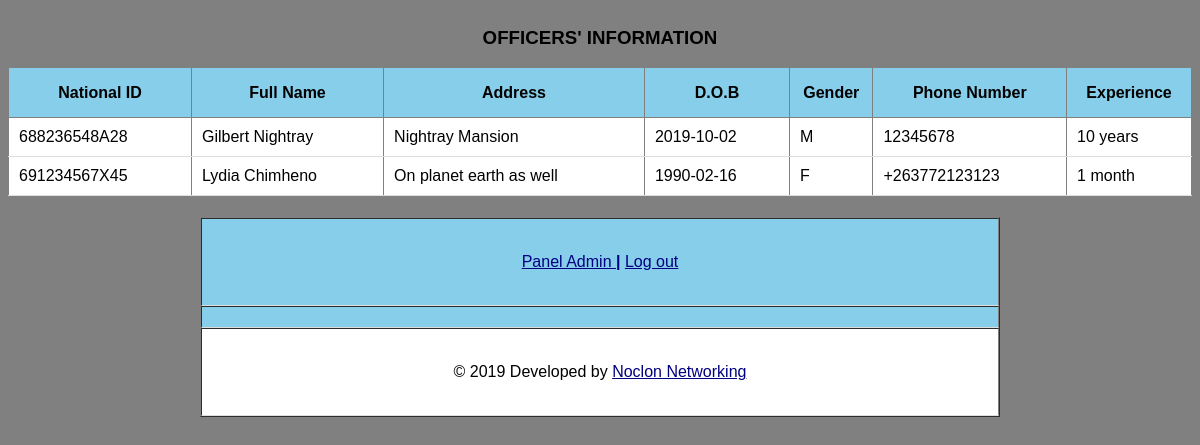
Screenshot of /admin/viewoff.php with the database file from the repository.
### tables this page shows
CREATE TABLE `officers` (
  `national_id` varchar(12) NOT NULL,
  `full_name` text NOT NULL,
  `address` varchar(50) NOT NULL,
  `DOB` date NOT NULL,
  `gender` varchar(1) NOT NULL,
  `number` varchar(20) NOT NULL,
  `experience` varchar(20) NOT NULL
);

### admin/viewoff1.php (the view, shortened to what this page needs)
<!DOCTYPE html>
<head>
   <link rel="stylesheet" media="screen" href="login.css" >
</head>
<body>
<table id='data' align='centre' border= "solid 1px #ddd">
<caption><h3>OFFICERS' INFORMATION</h3></caption>
  <tr>
    <th>National ID</th>
    <th>Full Name</th>
    <th>Address</th>
    <th>D.O.B</th>
    <th>Gender</th>
    <th>Phone Number</th>
    <th>Experience</th>
  </tr>
  <tr>
  <?php
$sel= "SELECT * from officers";
if ($result = mysqli_query($db, $sel))
{
while($rows = mysqli_fetch_assoc($result)) {
    ?>
    <tr>
        <td><?php echo $rows['national_id']?></td>
        <td><?php echo $rows['full_name']?></td>
        <td><?php echo $rows['address']?></td>
        <td><?php echo $rows['DOB']?></td>
        <td><?php echo $rows['gender']?></td>
        <td><?php echo $rows['number']?></td>
        <td><?php echo $rows['experience']?></td>
    </tr>
    <?php
}
}
else { echo "0 results"; }
?>
  </tr>
</table>
</body>
</head>
</html>

### admin/login.css (style rules this page uses)
body { font: 14px/21px "Lucida Sans", "Lucida Grande", "Lucida Sans Unicode", sans-serif;background:gray; }

### admin/viewoff1.php (style rules this page uses)
#data { align: center; background-color: white; border-collapse: collapse; width: 100%; }
th { height: 50px; text-align: center; border-bottom: 1px solid black; background-color: skyblue; }
td { padding: 10px; border-bottom: 1px solid #ddd; }

### rows the page displays
officers: national_id "688236548A28", full_name "Gilbert Nightray", address "Nightray Mansion", DOB "2019-10-02", gender "M", number "12345678", experience "10 years"
officers: national_id "691234567X45", full_name "Lydia Chimheno", address "On planet earth as well", DOB "1990-02-16", gender "F", number "+263772123123", experience "1 month"
